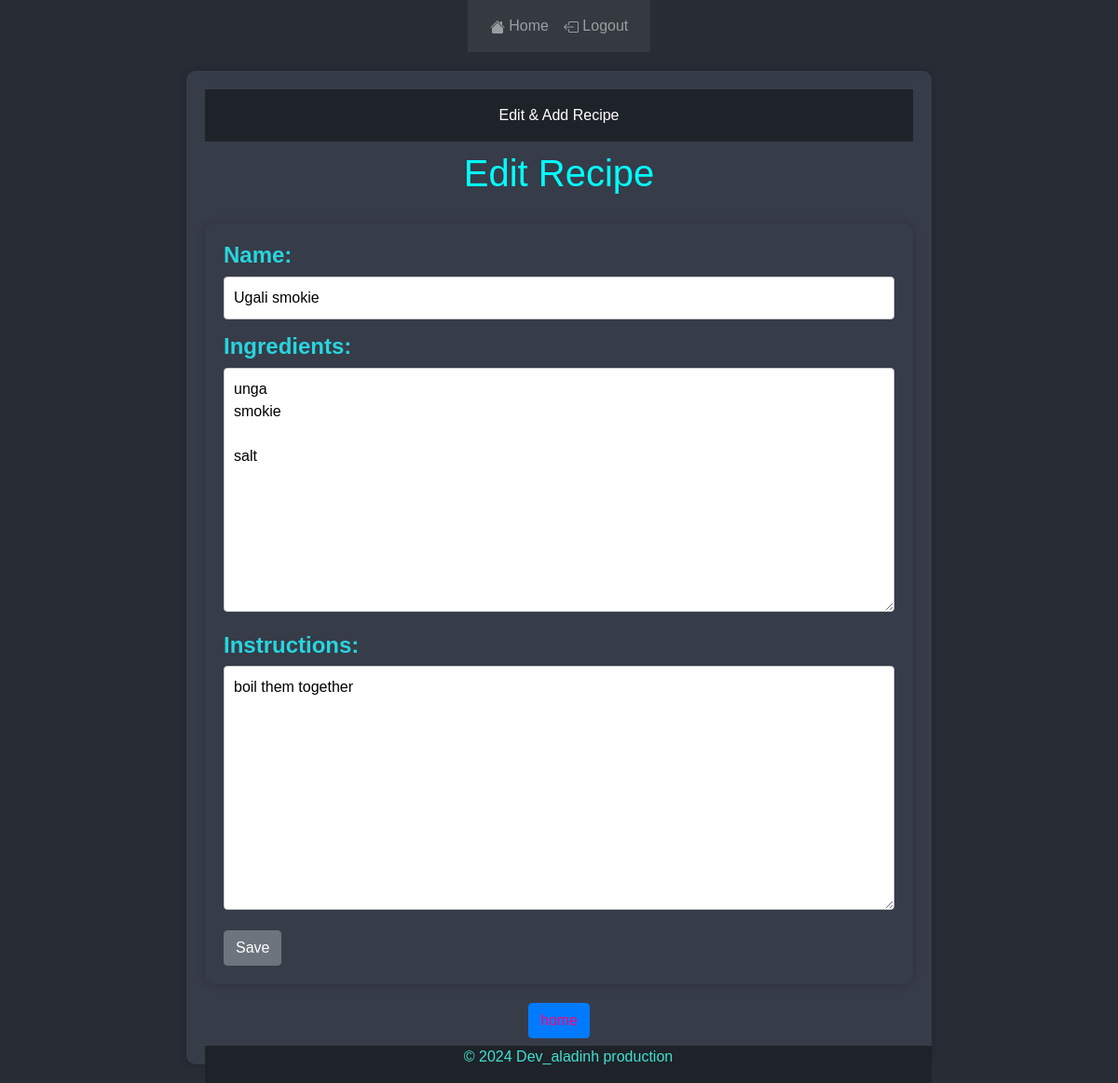
Screenshot of /recipe/16/edit/ (signed in) with the database file from the repository.
### recipe/models.py (models this page shows, shortened)
class Recipe(models.Model):
    user = models.ForeignKey(User, on_delete=models.CASCADE)
    name = models.CharField(max_length=200)
    ingredients = models.TextField()
    instructions = models.TextField()

### recipe/views.py (the view)
# urls.py: path('recipe/<int:pk>/edit/', views.recipe_edit, name='recipe_edit'),
@login_required
def recipe_edit(request, pk):
    recipe = get_object_or_404(Recipe, pk=pk)
    if request.method=="POST":
        form = RecipeForm(request.POST, instance=recipe)
        if form.is_valid():
            recipe = form.save(commit=False)
            recipe.user = request.user
            recipe.save()
            messages.success(request, "Recipe successfully updated")
            return redirect('home')
    else:
        form = RecipeForm(instance=recipe)
    return render(request, 'recipe_form.html', {'form': form})

### recipe/forms.py
class RecipeForm(forms.ModelForm):
    class Meta:
        model = Recipe
        fields = ['name', 'ingredients', 'instructions']

### recipe/templates/recipe_form.html (shortened to what this page needs)
{% extends 'base.html' %}
{% block content %}
<!DOCTYPE html>
<html lang="en">
<head>
</head>
<body>
    <section>
        <header>Edit & Add Recipe</header>
        <h1 align="center">{{ form.instance.pk|yesno:"Edit Recipe,Add Recipe" }}</h1>
        <section>
            <form method="POST">
                <div class="form-group">
                    <h4>{{ form.name.label_tag }}</h4>
                        {{ form.name }}
                </div>
                <div class="form-group">
                    <h4>{{ form.ingredients.label_tag }}</h4>
                        {{ form.ingredients }}
                </div>
                <div class="form-group">
                    <h4>{{ form.instructions.label_tag }}</h4>
                        {{ form.instructions }}
                </div>
                <button class="btn btn-secondary" type="submit">Save</button>
            </form>
        </section>
        <h6 align="center"><button class="btn btn-primary"><a href="{% url 'home' %}">home</a></button></h6>
        <footer>
            <p>&copy; 2024 Dev_aladinh production</p>
        </footer>
    </section>
</body>
</html>
{% endblock %}

### recipe/templates/recipe_form.html (style rules this page uses)
body { display: flex; font-family: 'Arial', sans-serif; margin: 0; padding: 0; background-color: #282c35; color: #fff; align-items: center; flex-direction: column; text-align: left; }
header { background-color: #1e2229; text-align: center; padding: 1em; }
section { max-width: 800px; margin: 20px auto; padding: 20px; background-color: #373c49; box-shadow: 0 0 10px rgba(0, 0, 0, 0.2); border-radius: 10px; }
footer { background-color: #1e2229; text-align: center; color: turquoise; padding: 0em 0; position: fixed; bottom: 0; width: 65%; }
a { color: rgb(255, 0, 123); }
h1 { line-height: 1.7; color: aqua; }
h4 { text-align: center; color: #28d5de; }
.form-group { margin-bottom: 15px; }
.form-group label { display: flex; font-weight: bold; margin-bottom: 5px; }
.form-group input, .form-group textarea { width: 100%; padding: 10px; border: 1px solid #ccc; border-radius: 4px; }

### rows the page displays
Recipe: instance.pk "Edit Recipe", name "Ugali smokie", ingredients "unga smokie salt", instructions "boil them together"
